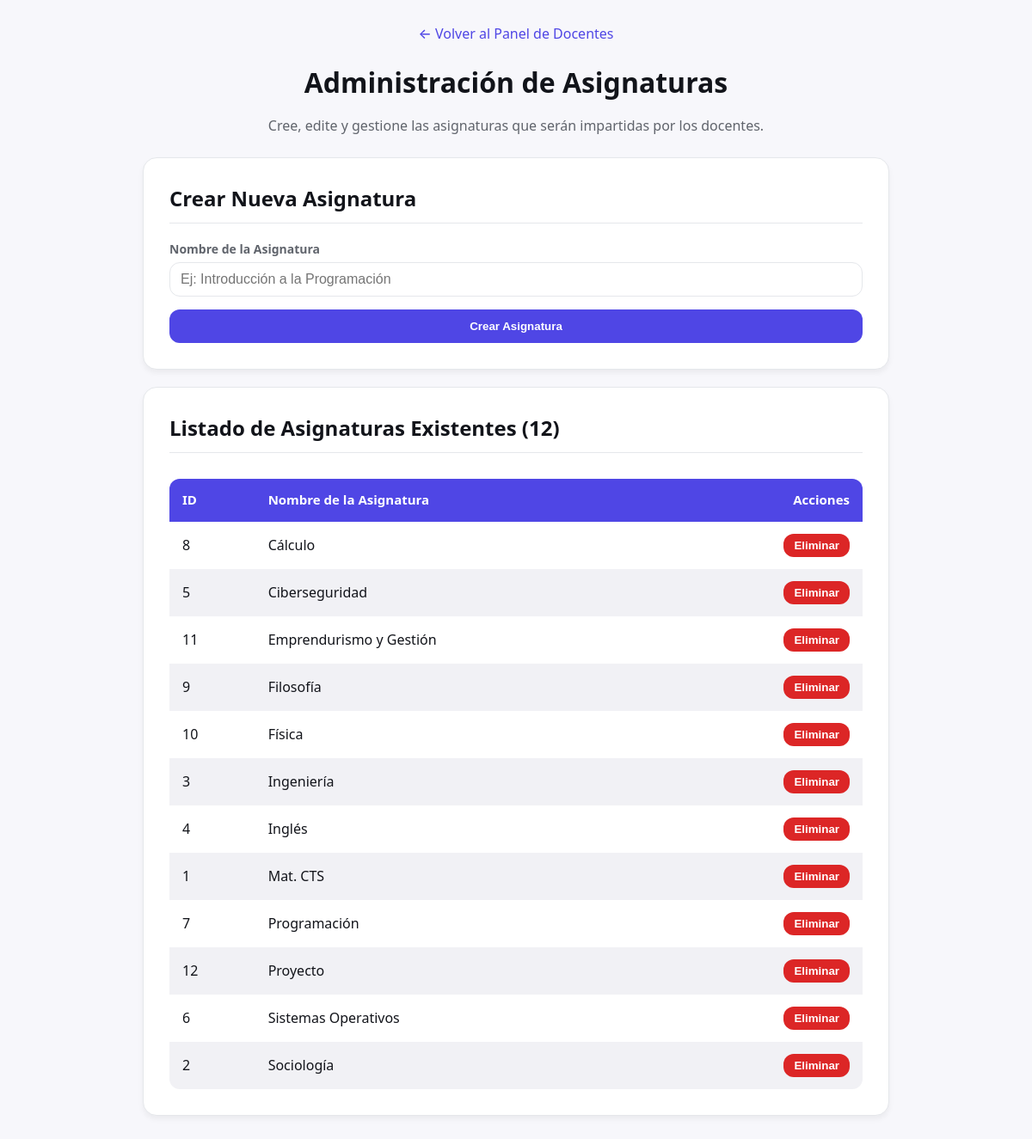
The page /panel/Crear-Usuarios/Crear-Materia.php on the database its author committed.
### tables this page shows
CREATE TABLE `asignatura` (
  `ID_Asignatura` int(11) NOT NULL,
  `Nombre` varchar(255) NOT NULL
);

### panel/Crear-Usuarios/Crear-Materia.php (the view, shortened to what this page needs)
<?php
$message_text = '';
$message_type = '';
$asignaturas = [];
include "../../conexion.php";
if (isset($conn) && !$conn->connect_error) {
    $sql = "SELECT ID_Asignatura, Nombre FROM asignatura ORDER BY Nombre ASC";
    if ($result = $conn->query($sql)) {
        if ($result->num_rows > 0) {
            while ($row = $result->fetch_assoc()) {
                $asignaturas[] = $row;
            }
        }
    } else {
        if (empty($message_text)) {
            $message_type = 'error';
            $message_text = "❌ Error al listar las asignaturas: " . $conn->error . ". Asegúrese de que la tabla 'asignatura' exista.";
        }
    }
}
?>
<!DOCTYPE html>
<html lang="es">
<head>
</head>
<body>
    <div class="container">
        <a href="docentescreado.php" class="back-link">← Volver al Panel de Docentes</a>
        <h1>Administración de Asignaturas</h1>
        <p style="text-align: center; color: var(--muted); margin-bottom: 25px;">Cree, edite y gestione las asignaturas que serán impartidas por los docentes.</p>
        <div class="card">
            <h2>Crear Nueva Asignatura</h2>
            <form method="POST" action="">
                <div class="form-group">
                    <label for="nombre_asignatura">Nombre de la Asignatura</label>
                    <input type="text" name="nombre_asignatura" id="nombre_asignatura" required placeholder="Ej: Introducción a la Programación">
                </div>
                <button type="submit" class="btn btn-full">Crear Asignatura</button>
            </form>
        </div>
        <div class="card">
            <h2>Listado de Asignaturas Existentes (<?php echo count($asignaturas); ?>)</h2>
            <?php if (count($asignaturas) > 0): ?>
                <div class="table-container">
                    <table>
                        <thead>
                            <tr>
                                <th>ID</th>
                                <th>Nombre de la Asignatura</th>
                                <th style="text-align: right;">Acciones</th>
                            </tr>
                        </thead>
                        <tbody>
                            <?php foreach ($asignaturas as $asignatura): ?>
                            <tr>
                                <td><?php echo htmlspecialchars($asignatura['ID_Asignatura']); ?></td>
                                <td><?php echo htmlspecialchars($asignatura['Nombre']); ?></td>
                                <td class="action-cell">
                                    <form method="POST" action="" onsubmit="return confirm('¿Está seguro de que desea eliminar la asignatura «<?php echo htmlspecialchars($asignatura['Nombre']); ?>»? Esta acción es irreversible.');">
                                        <button type="submit" class="btn btn-delete">Eliminar</button>
                                    </form>
                                </td>
                            </tr>
                            <?php endforeach; ?>
                        </tbody>
                    </table>
                </div>
            <?php else: ?>
                 <?php if (empty($message_text) || $message_type == 'info'): ?>
                    <p style="text-align: center; padding: 20px; font-style: italic; color: var(--muted);">No hay asignaturas registradas. Utilice el formulario de arriba para agregar una.</p>
                <?php endif; ?>
            <?php endif; ?>
        </div>
    </div>
</body>
</html>

### panel/Crear-Usuarios/Crear-Materia.php (style rules this page uses)
:root { --bg:#f7f7fb; --card:#fff; --text:#12141a; --muted:#60646c;--brand:#4f46e5; --brand-2:#4338ca; --line:#e5e7eb; --radius:16px; }
* { box-sizing:border-box }
body { margin:0;background:var(--bg);color:var(--text);font:16px/1.45 system-ui,-apple-system,Segoe UI,Roboto }
.container { max-width:900px;margin:0 auto;padding:28px 16px }
.card { background:var(--card);border:1px solid var(--line);border-radius:var(--radius);box-shadow:0 4px 6px rgba(0,0,0,.05);padding:30px; margin-top: 20px; }
h1 { color:var(--text);margin-bottom:10px;text-align:center; }
h2 { color:var(--text); margin-top: 0; border-bottom: 1px solid var(--line); padding-bottom: 10px; margin-bottom: 20px; }
.back-link { display:block;margin-bottom:20px;text-align:center;color:var(--brand);text-decoration:none;font-weight:500; }
.form-group { margin-bottom:15px; }
label { display:block;margin-bottom:5px;font-weight:600;font-size:14px;color:var(--muted); }
input[type="text"] { width:100%;padding:10px 12px;border:1px solid var(--line);border-radius:12px;font-size:16px;transition:border-color .3s; }
.btn { border:0;border-radius:12px;background:var(--brand);color:#fff;padding:12px 18px;font-weight:600;cursor:pointer;transition:background .3s; }
.btn-full { width:100%; }
.btn-delete { background: #dc2626; margin-left: 10px; padding: 6px 12px; }
.table-container { overflow-x: auto; margin-top: 30px; }
table { width: 100%; border-collapse: collapse; border-radius: 12px; overflow: hidden; }
th, td { padding: 14px 15px; text-align: left; }
th { background-color: var(--brand); color: #fff; font-weight: 600; font-size: 15px; }
tr:nth-child(even) { background-color: #f1f1f5; }
.action-cell { display: flex; justify-content: flex-end; }

### rows shown on the page
asignatura: ID_Asignatura "8", Nombre "Cálculo"
asignatura: ID_Asignatura "5", Nombre "Ciberseguridad"
asignatura: ID_Asignatura "11", Nombre "Emprendurismo y Gestión"
asignatura: ID_Asignatura "9", Nombre "Filosofía"
asignatura: ID_Asignatura "10", Nombre "Física"
asignatura: ID_Asignatura "3", Nombre "Ingeniería"
asignatura: ID_Asignatura "4", Nombre "Inglés"
asignatura: ID_Asignatura "1", Nombre "Mat. CTS"
asignatura: ID_Asignatura "7", Nombre "Programación"
asignatura: ID_Asignatura "12", Nombre "Proyecto"
asignatura: ID_Asignatura "6", Nombre "Sistemas Operativos"
asignatura: ID_Asignatura "2", Nombre "Sociología"

### other values the page prints
count($asignaturas) "12"
